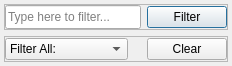
<?xml version="1.0" encoding="UTF-8"?>
<ui version="4.0">
 <class>Filter</class>
 <widget class="QDialog" name="Filter">
  <property name="geometry">
   <rect>
    <x>0</x>
    <y>0</y>
    <width>223</width>
    <height>66</height>
   </rect>
  </property>
  <property name="locale">
   <locale language="English" country="UnitedStates"/>
  </property>
  <layout class="QVBoxLayout" name="verticalLayout">
   <property name="margin" stdset="0">
    <number>4</number>
   </property>
   <item>
    <widget class="QFrame" name="filter_frm1">
     <property name="frameShape">
      <enum>QFrame::StyledPanel</enum>
     </property>
     <property name="frameShadow">
      <enum>QFrame::Raised</enum>
     </property>
     <layout class="QHBoxLayout" name="horizontalLayout_4">
      <property name="margin" stdset="0">
       <number>0</number>
      </property>
      <item>
       <widget class="QLineEdit" name="filter_txt">
        <property name="sizePolicy">
         <sizepolicy hsizetype="Expanding" vsizetype="Preferred">
          <horstretch>0</horstretch>
          <verstretch>0</verstretch>
         </sizepolicy>
        </property>
        <property name="toolTip">
         <string>Type the keywords to filter the visible items</string>
        </property>
        <property name="text">
         <string/>
        </property>
        <property name="placeholderText">
         <string>Type here to filter...</string>
        </property>
       </widget>
      </item>
      <item>
       <widget class="QPushButton" name="filter_btn">
        <property name="sizePolicy">
         <sizepolicy hsizetype="Fixed" vsizetype="Fixed">
          <horstretch>0</horstretch>
          <verstretch>0</verstretch>
         </sizepolicy>
        </property>
        <property name="toolTip">
         <string>Set filter</string>
        </property>
        <property name="text">
         <string>Filter</string>
        </property>
        <property name="icon">
         <iconset resource="../images.qrc">
          <normaloff>:/filter.png</normaloff>:/filter.png</iconset>
        </property>
       </widget>
      </item>
     </layout>
    </widget>
   </item>
   <item>
    <widget class="QFrame" name="filter_frm2">
     <property name="frameShape">
      <enum>QFrame::StyledPanel</enum>
     </property>
     <property name="frameShadow">
      <enum>QFrame::Raised</enum>
     </property>
     <layout class="QHBoxLayout" name="horizontalLayout">
      <property name="margin" stdset="0">
       <number>0</number>
      </property>
      <item>
       <widget class="QComboBox" name="filter_box">
        <property name="toolTip">
         <string>Select where to search for the keywords</string>
        </property>
        <property name="currentIndex">
         <number>0</number>
        </property>
        <item>
         <property name="text">
          <string>Filter All:</string>
         </property>
        </item>
        <item>
         <property name="text">
          <string>Filter Highlights:</string>
         </property>
        </item>
        <item>
         <property name="text">
          <string>Filter Comments:</string>
         </property>
        </item>
        <item>
         <property name="text">
          <string>Filter Book Titles:</string>
         </property>
        </item>
       </widget>
      </item>
      <item>
       <widget class="QLabel" name="filtered_lbl">
        <property name="text">
         <string/>
        </property>
       </widget>
      </item>
      <item>
       <spacer name="horizontalSpacer">
        <property name="orientation">
         <enum>Qt::Horizontal</enum>
        </property>
        <property name="sizeHint" stdset="0">
         <size>
          <width>40</width>
          <height>20</height>
         </size>
        </property>
       </spacer>
      </item>
      <item>
       <widget class="QPushButton" name="clear_filter_btn">
        <property name="sizePolicy">
         <sizepolicy hsizetype="Fixed" vsizetype="Fixed">
          <horstretch>0</horstretch>
          <verstretch>0</verstretch>
         </sizepolicy>
        </property>
        <property name="toolTip">
         <string>Clear the filter field</string>
        </property>
        <property name="statusTip">
         <string>Clears the filter field</string>
        </property>
        <property name="text">
         <string>Clear</string>
        </property>
        <property name="icon">
         <iconset resource="../images.qrc">
          <normaloff>:/trash.png</normaloff>:/trash.png</iconset>
        </property>
       </widget>
      </item>
     </layout>
    </widget>
   </item>
  </layout>
 </widget>
 <resources>
  <include location="../images.qrc"/>
 </resources>
 <connections/>
</ui>
